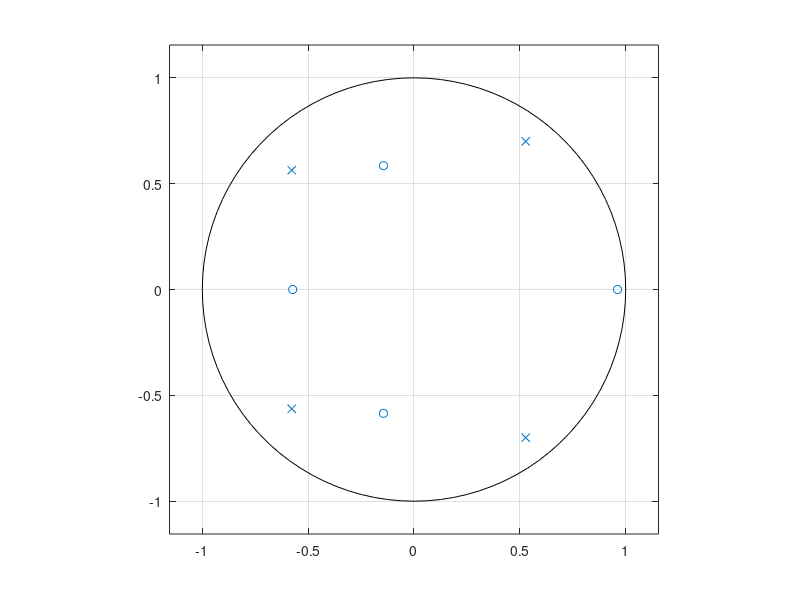

MATLAB code to generate this figure:
function varargout = verify2()
num=[1 -0.1 -0.3 -0.3 -0.2]; 
den=[1 0.1 0.2 0.2 0.5];
[z,p,k]=tf2zp(num,den); 
m=abs(p); 
disp('零点');disp(z); 
disp('极点');disp(p); 
disp('增益系数');disp(k); 
sos=zp2sos(z,p,k); 
disp('二阶节');disp(real(sos)); 
zplane(num,den)